Frame 1 (no input): blank canvas, image omitted
Frame 60 (the mouse pressed at the canvas centre just before this capture): blank canvas, image omitted
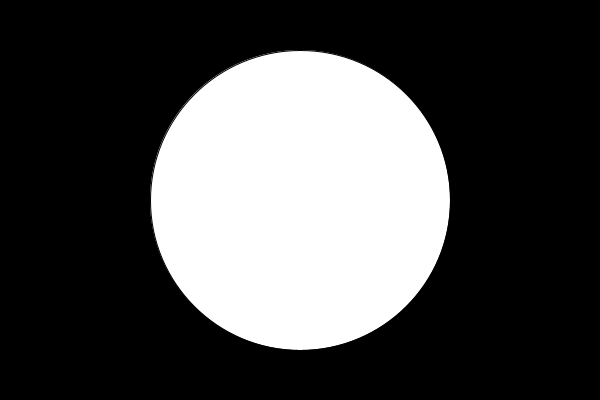
Frame 120 (the mouse held since frame 60 and released just before this capture)

The Processing sketch whose frames 1 and 60 were blank and that drew this single picture after the mouse press (run headless with seeded random() and noise(); from frame 60 on, the mouse is pressed at the canvas centre):

// Processing sketch: DEBER1_PARTE2
// ── DEBER1_PARTE2.pde
//VARIABLES GLOBALES
int centerX, centerY; //VARIABLES PARA OBTENER EL CENTRO DE LA PANTALLA
int white = 0; //COLOR BLANCO





void setup (){
  size(600,400);//TMANO PANTALLA
  centerX= width/2;//300 PANTALLA
  centerY= height/2;//200 PANTALLA
  
  
    
}




void draw(){
  
  background(white); //FONDO BLANCO INTERPONE ANTES DEL CIRCULO
  
  ellipse(mouseX,mouseY,mouseX,mouseX); //ELLIPSE QUE SE MUEVE Y AGRANDA CON EL MOVIMIENTO DEL MOUSE
  
    
}
